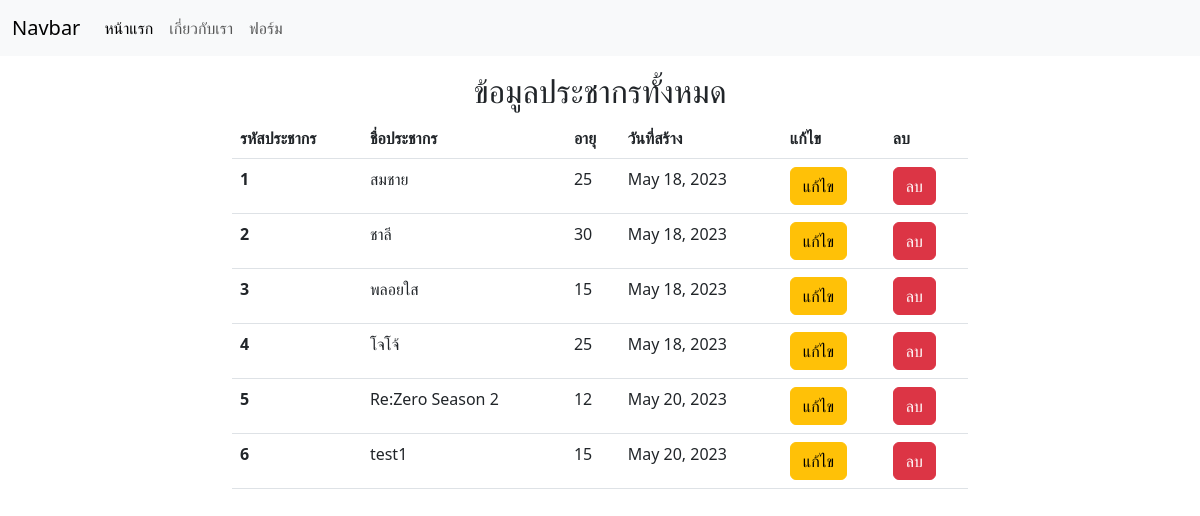
The app's page /, older data.
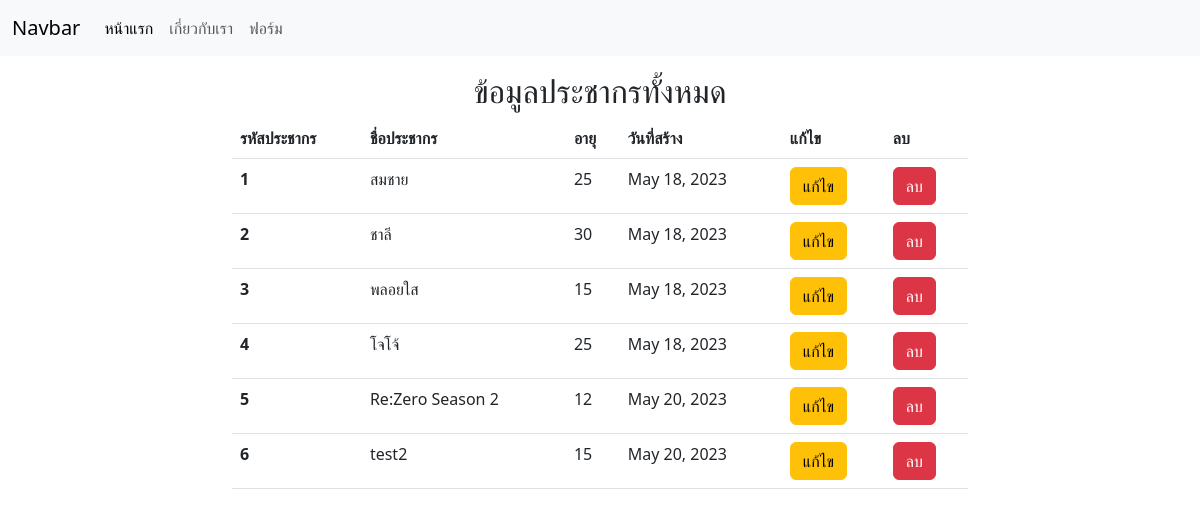
The same page, newer data.
### myapp/models.py (models this page shows, shortened)
class Person(models.Model):
    name = models.CharField(max_length=100)
    age = models.IntegerField()
    date = models.DateField(auto_now_add=True)

### myapp/views.py (the view)
# urls.py: path('', views.index),
def index(request):
    all_person = Person.objects.all()
    return render(request, 'index.html', {"all_person": all_person})

### myapp/templates/index.html (shortened to what this page needs)
{% extends 'base.html' %}
{% block content %}
<h2 class="text-center">ข้อมูลประชากรทั้งหมด</h2>
<table class="table">
  <thead>
    <tr>
      <th scope="col">รหัสประชากร</th>
      <th scope="col">ชื่อประชากร</th>
      <th scope="col">อายุ</th>
      <th scope="col">วันที่สร้าง</th>
      <th scope="col">แก้ไข</th>
      <th scope="col">ลบ</th>
    </tr>
  </thead>
  <tbody>
    {% for person in all_person %}
      <tr>
        <th scope="row">{{ person.id }}</th>
        <td>{{ person.name }}</td>
        <td>{{ person.age }}</td>
        <td>{{ person.date }}</td>
        <td><a href="/edit/{{ person.id }}" class="btn btn-warning">แก้ไข</a></td>
        <td><a href="/delete/{{ person.id }}" class="btn btn-danger" onclick="return confirm('ต้องการลบข้อมูล {{ person.name }} หรือไม่?')">ลบ</a></td>
      </tr>
    {% endfor %}
  </tbody>
</table>
{% endblock %}

Row changes from the older to the newer data that the page shows:
changed Person id 6: name "test1" → "test2"
